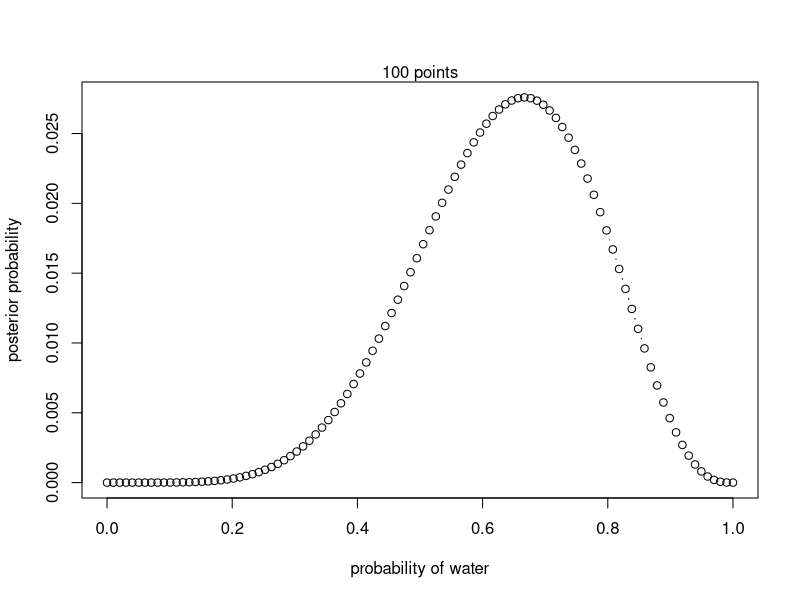
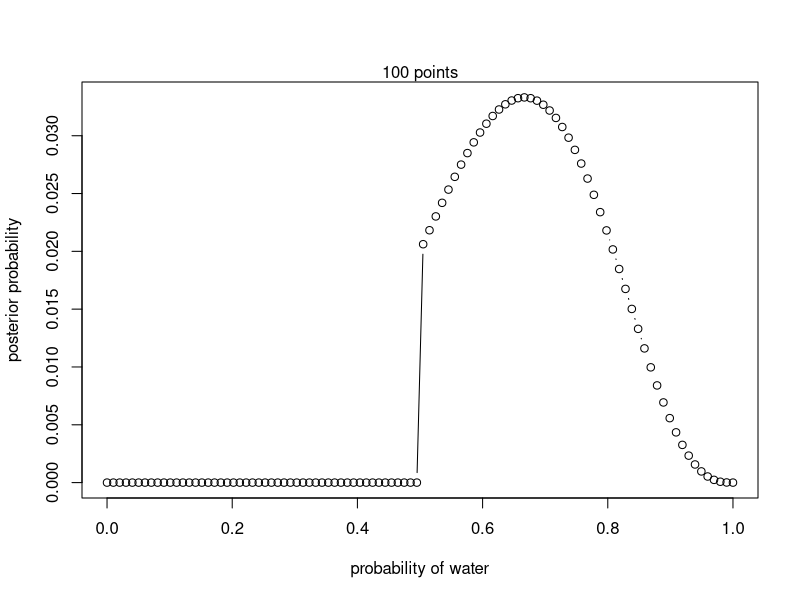
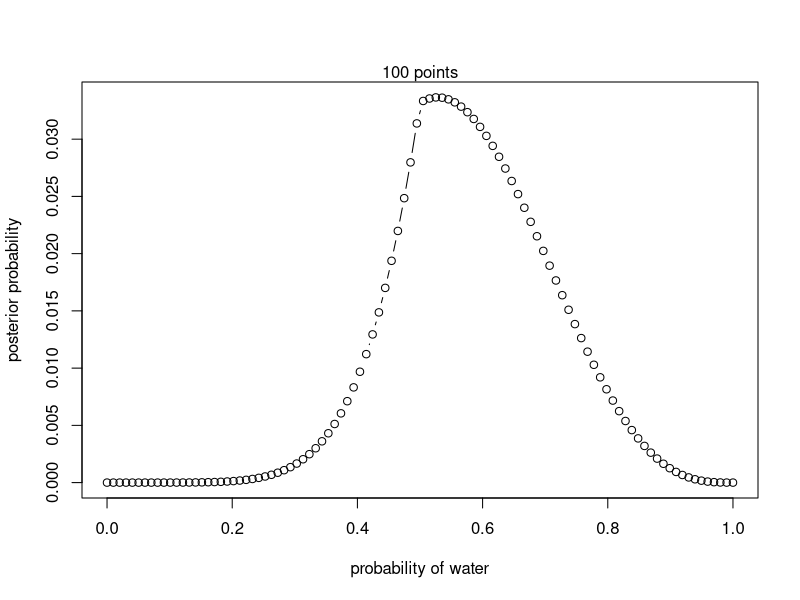
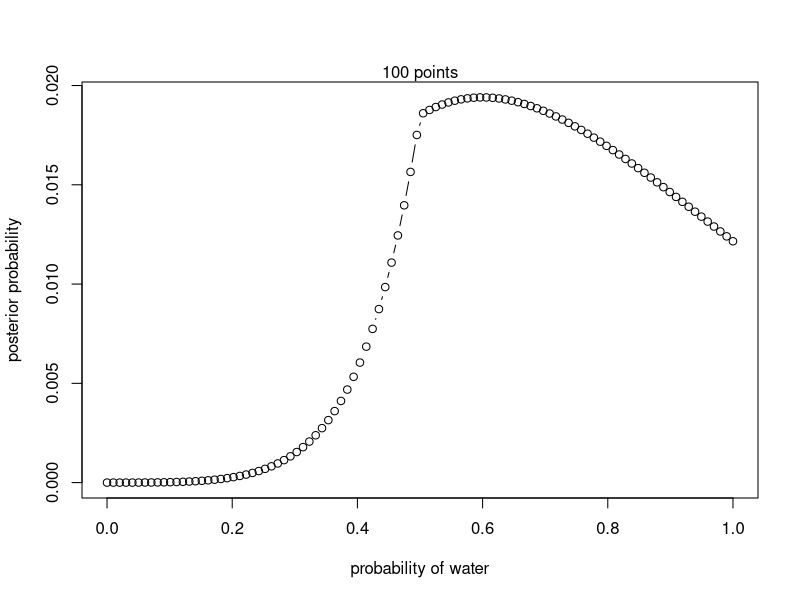
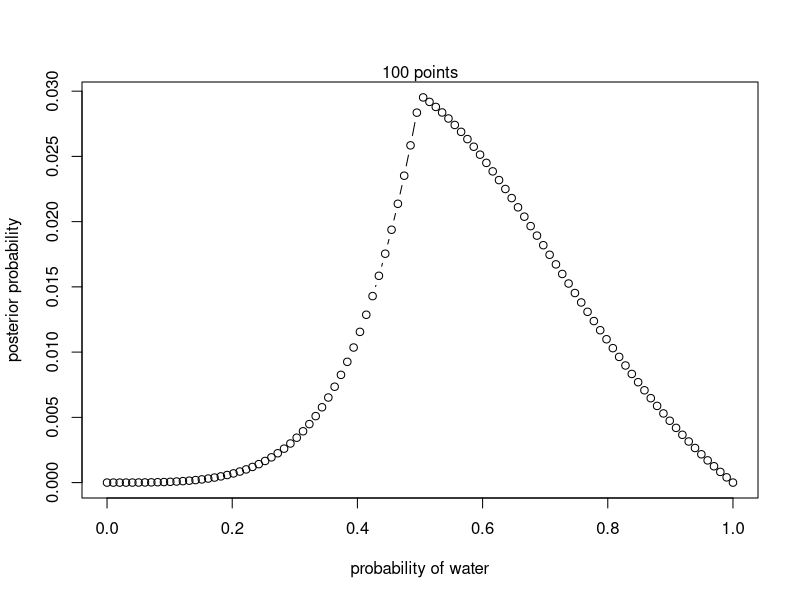
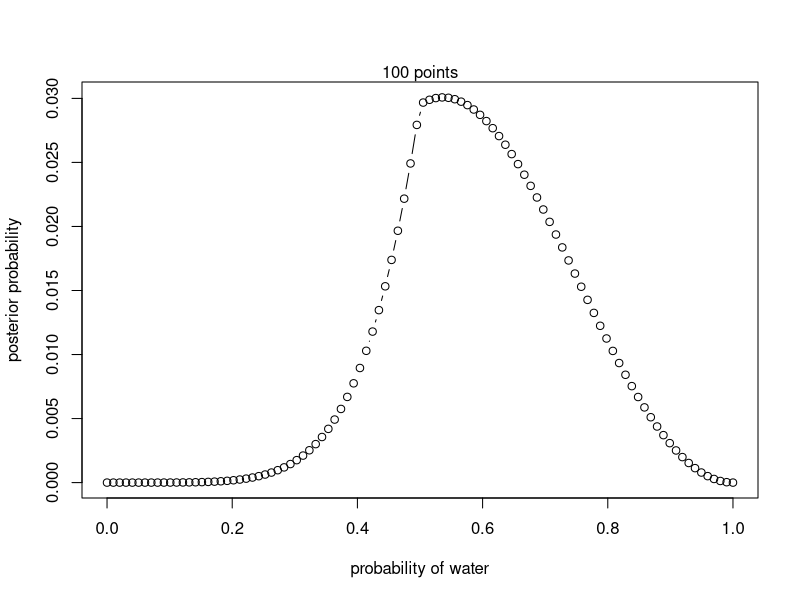
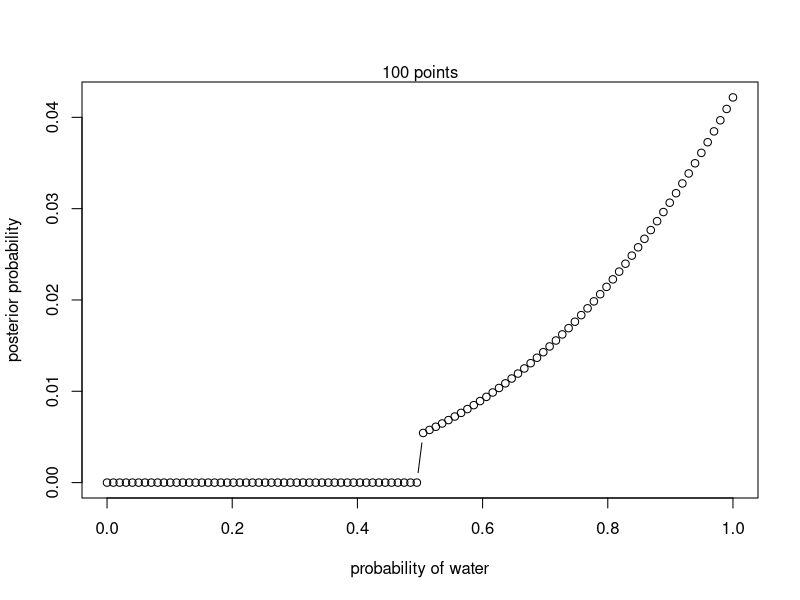
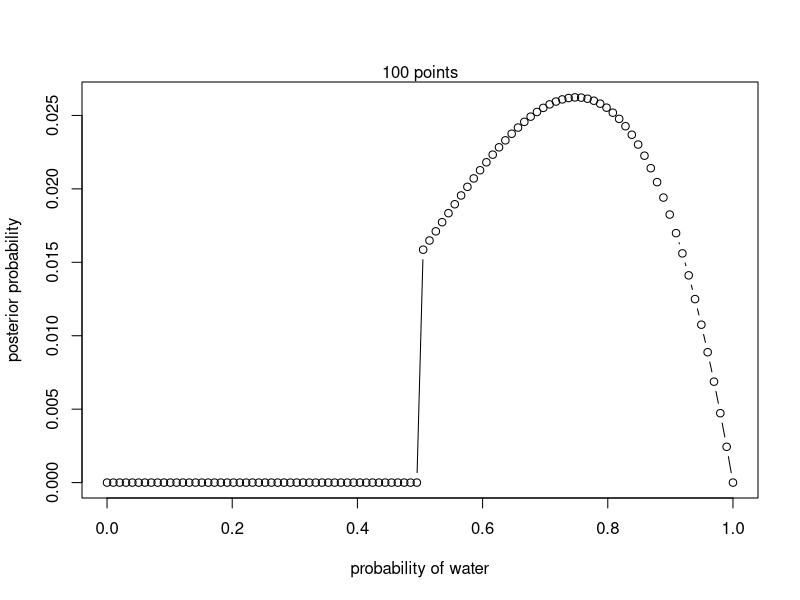

These charts were generated, in order, by the following R code:
## ---- chunk 1

grid.size <- 100

# define grid
p_grid <- seq( from=0 , to=1 , length.out=grid.size )

calc_posterior <- function ( x , size , prior=rep( 1 , 100 ) ) {
  
  # define prior
  prior <- prior
  # compute likelihood at each value in grid
  likelihood <- dbinom( x , size=size , prob=p_grid )
  # compute product of likelihood and prior
  unstd.posterior <- likelihood * prior
  # standardize the posterior, so it sums to 1
  posterior <- unstd.posterior / sum(unstd.posterior)
  
  plot( p_grid , posterior , type="b" ,
    xlab="probability of water" , ylab="posterior probability" )
    mtext( "100 points" )
  return(posterior)
}
## ---- chunk 2

calc_posterior( 6 , 9 )

## ---- chunk 3
prior <- ifelse( p_grid < 0.5 , 0 , 1 )

calc_posterior( 6 , 9 , prior )

prior <- exp( -5*abs( p_grid - 0.5 ) )

calc_posterior( 6 , 9 , prior )

## ---- chunk 4
#Q 2M1
#(1) W, W, W
calc_posterior( 3 , 3 , prior )
#(2) W, W, W, L
calc_posterior( 3 , 4 , prior )
#(3) L, W, W, L, W, W, W
calc_posterior( 5 , 7 , prior )

## ---- chunk 5
#Q 2M2

prior <- ifelse( p_grid < 0.5 , 0 , 1 )

#(1) W, W, W
calc_posterior( 3 , 3 , prior )
#(2) W, W, W, L
calc_posterior( 3 , 4 , prior )
#(3) L, W, W, L, W, W, W
calc_posterior( 5 , 7 , prior )

## ---- chunk 6

  # define prior
  prior <- prior
  # compute likelihood at each value in grid
  likelihood <- dbinom( 1 , size=1 , prob=0.3 )
  # compute product of likelihood and prior
  unstd.posterior <- likelihood * prior
  # standardize the posterior, so it sums to 1
  posterior <- unstd.posterior / sum(unstd.posterior)

